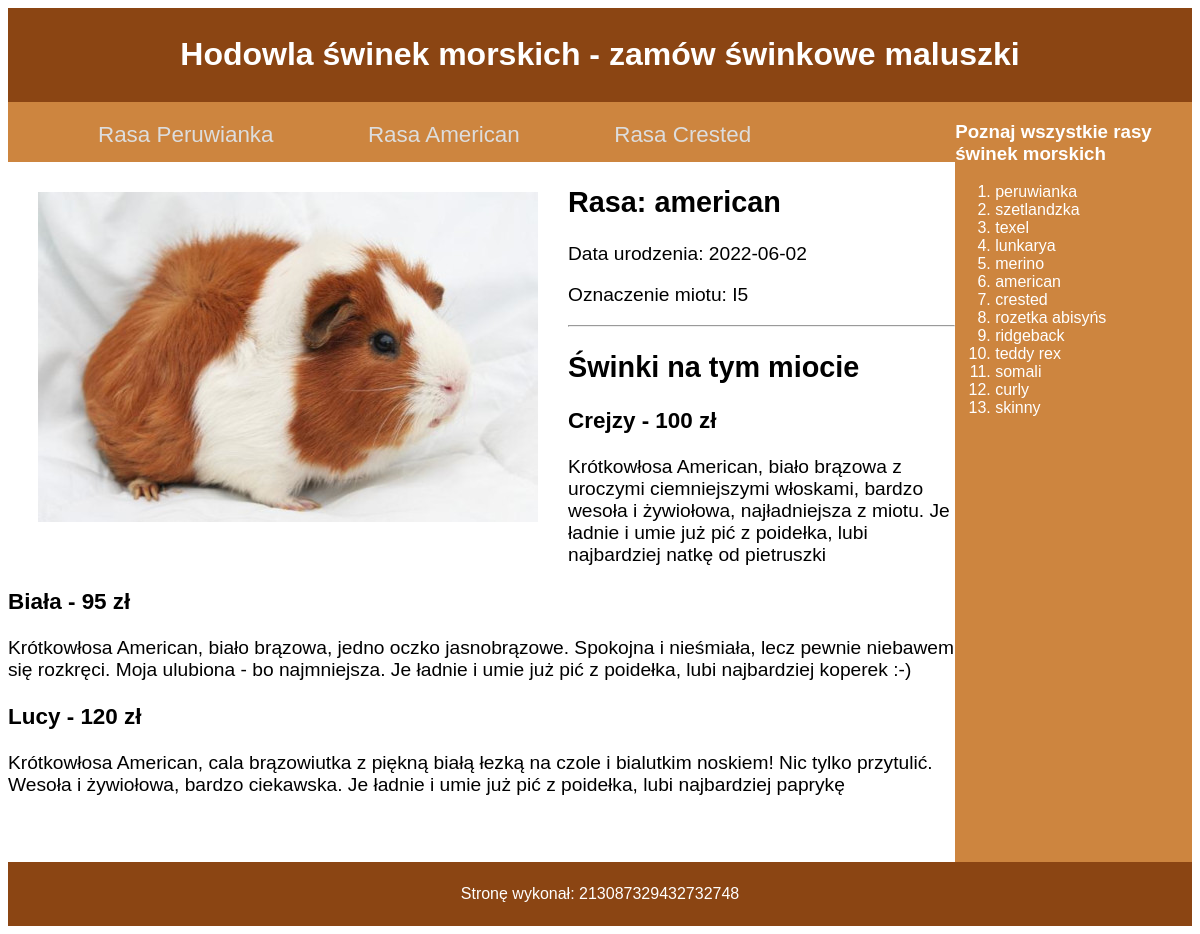
The page /26_09_2025/american.php on the database its author committed.
### tables this page shows
CREATE TABLE `rasy` (
  `id` int(10) UNSIGNED NOT NULL,
  `rasa` varchar(15) DEFAULT NULL
);

CREATE TABLE `swinki` (
  `id` int(10) UNSIGNED NOT NULL,
  `rasy_id` int(10) UNSIGNED NOT NULL,
  `data_ur` date DEFAULT NULL,
  `miot` varchar(10) DEFAULT NULL,
  `opis` text DEFAULT NULL,
  `imie` varchar(10) DEFAULT NULL,
  `cena` int(10) UNSIGNED DEFAULT NULL
);

### 26_09_2025/american.php (the view, shortened to what this page needs)
<!DOCTYPE html>
<html lang="pl-PL">
<head>
    <link rel="stylesheet" href="styl.css">
</head>
<body>
    <header>
        <h1>Hodowla świnek morskich - zamów świnkowe maluszki</h1>
    </header>
    <nav>
        <a href="peruwianka.php">Rasa Peruwianka</a>
        <a href="american.php">Rasa American</a>
        <a href="crested.php">Rasa Crested</a>
    </nav>
    <aside>
        <h3>Poznaj wszystkie rasy świnek morskich</h3>
        <ol>
            <?php
                $pol = mysqli_connect('localhost','root','','hodowla');
                $zap1 = mysqli_query($pol,'SELECT rasa FROM rasy');
                while($wynik=mysqli_fetch_row($zap1)) {
                echo "<li>"."$wynik[0]"."</li>";
            }
            ?>
        </ol>
    </aside>
    <main>
        <img src="american.jpg" alt="Świnka morska rasy american">
        <?php
            $pol = mysqli_connect('localhost','root','','hodowla');
            $zap2 = mysqli_query($pol,'SELECT DISTINCT(swinki.data_ur),rasy.rasa,swinki.miot FROM rasy JOIN swinki ON swinki.id = rasy.id WHERE swinki.id = 6;');
            $dane=mysqli_fetch_row($zap2);
            echo "<h2>Rasa: "."$dane[1]"."</h2>";
            echo "<p>Data urodzenia: "."$dane[0]"."</p>";
            echo "<p>Oznaczenie miotu: "."$dane[2]"."</p>";
        ?>
        <hr>
        <h2>Świnki na tym miocie</h2>
        <?php
            $pol = mysqli_connect('localhost','root','','hodowla');
            $zap3 = mysqli_query($pol,'SELECT imie,cena,opis FROM swinki WHERE rasy_id=6;');
            while($dane=mysqli_fetch_row($zap3)) {
            echo "<h3>$dane[0] - $dane[1] zł</h3>";
            echo "<p>$dane[2]</p>";
            }
        ?>
    </main>
    <footer>
        <p>Stronę wykonał: 213087329432732748</p>
    </footer>
</body>
</html>

### 26_09_2025/styl.css (style rules this page uses)
* { font-family: Helvetica; }
header, footer { background-color: saddlebrown; color:white; text-align: center; padding: 7px; clear:both; }
nav { background-color: peru; width: 80%; height:40px; padding-top:20px; float:left; }
main { width:80%; height:700px; font-size:120%; overflow: auto; float:left }
aside { background-color: peru; color:white; width:20%; height:760px; float:right; }
a { color: #DDD; padding-left:90px; font-size:140%; text-decoration: none; }
img { float:left; margin:30px; }

### rows shown on the page
rasy: rasa "peruwianka"
rasy: rasa "szetlandzka"
rasy: rasa "texel"
rasy: rasa "lunkarya"
rasy: rasa "merino"
rasy: rasa "american"
rasy: rasa "crested"
rasy: rasa "rozetka abisyńs"
rasy: rasa "ridgeback"
rasy: rasa "teddy rex"
rasy: rasa "somali"
rasy: rasa "curly"
rasy: rasa "skinny"
swinki: rasy.rasa "american", data_ur "2022-06-02", miot "I5"
swinki: imie "Crejzy", cena "100", opis "Krótkowłosa American, biało brązowa z uroczymi ciemniejszymi włoskami, bardzo wesoła i żywiołowa, najładniejsza z miotu. Je ładnie i umie już pić z poidełka, lubi najbardziej natkę od pietruszki"
swinki: imie "Biała", cena "95", opis "Krótkowłosa American, biało brązowa, jedno oczko jasnobrązowe. Spokojna i nieśmiała, lecz pewnie niebawem się rozkręci. Moja ulubiona - bo najmniejsza. Je ładnie i umie już pić z poidełka, lubi najbardziej koperek :-)"
swinki: imie "Lucy", cena "120", opis "Krótkowłosa American, cala brązowiutka z piękną białą łezką na czole i bialutkim noskiem! Nic tylko przytulić. Wesoła i żywiołowa, bardzo ciekawska. Je ładnie i umie już pić z poidełka, lubi najbardziej paprykę"
